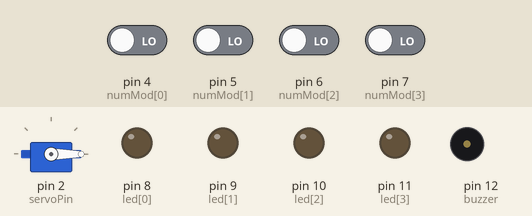
Recording of a sketch running on a simulated Arduino Uno, built with avr-gcc and run on an emulated ATmega328P. On the bench: servo, output pins drawn as LEDs (lit = HIGH), buzzer (waves = sounding). The test bench sets the inputs (shaded band); at power-on: pin 4 (numMod[0]), pin 5 (numMod[1]), pin 6 (numMod[2]), pin 7 (numMod[3]) LOW.

Above: at 1.2 s.
1.3 s: pin 4 (numMod[0]) driven HIGH
At 1.8 s:
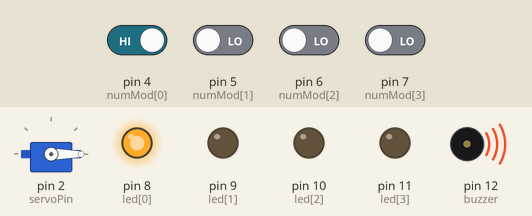
2.8 s: pin 5 (numMod[1]) driven HIGH
At 4.1 s:
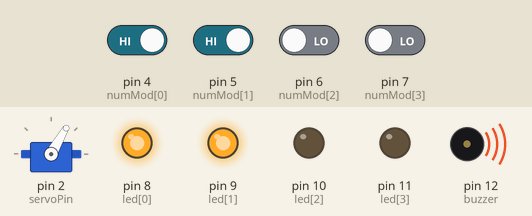
Timing chart, 0 to 3.6 s (numbered marks = the images above; inputs shaded):
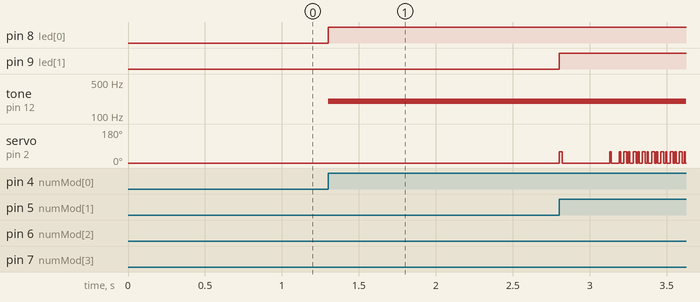

The sketch:

servo.ino
```cpp
#include <Servo.h>
Servo S1;
int servoPin = 2;
int numMod[] = {4, 5, 6, 7};
int led[] = {8, 9, 10, 11};
int buzzer = 12;

void setup() {
  S1.attach(servoPin);
  S1.write(0);

  for (int i = 0; i < 4; i++) {
    pinMode(numMod[i], INPUT);
    pinMode(led[i], OUTPUT);
  }
  Serial.begin(9600);
}

void turnServo(Servo s, int angle) {
  int nowAngle = s.read();
  Serial.println(angle);
  if (angle > nowAngle) {
    for (int i = nowAngle; i <= angle; i++) {
      s.write(i);
      delay(25);
    }
  }
  else {
    for (int i = nowAngle; i >= angle; i--) {
      s.write(i);
      delay(25);
    }
  }
}
void loop() {
  //數字模組控制+LED+Buzzer
  for (int i = 0; i < 4; i++) {
    if (digitalRead(numMod[i]) == 1) {
      digitalWrite(led[i], 1);
      tone(buzzer, 200 * (i + 1), 50);
      S1.write(60 * i);
    }
    else {
      digitalWrite(led[i], 0);
    }
  }

  /*  //(可變、光敏)電阻控制
      int value=analogRead(A0);
      int angle= map(value,100,300,0,180);
      angle=constrain(angle,0,180);
      Serial.print("Value: ");
      Serial.println(value);
      Serial.print("Angle: ");
      Serial.println(angle);
      S1.write(angle);
  */
  /*  //輸入控制
    if (Serial.available() > 0) {
      //    char ch = Serial.read();
      int num = Serial.parseInt();
      num = constrain(num, 0, 180);
      turnServo(S1, num);
      //    S1.write(num);
    }
  */
}
```

Measured:
- after the input at 1.3 s, pin 8 (led[0]): LOW → HIGH at once; tone on pin 12 (buzzer): silent → 200 Hz at once
- after the input at 2.8 s, pin 9 (led[1]): LOW → HIGH at once; servo on pin 2 (servoPin): goes 60° 0.02 s, 0° 0.31 s, 60° 0.01 s, 0° 0.05 s, 14 × (60° 0.01 s, 0° 0.02 s), 60° 0.01 s, then 0°, starting at once
